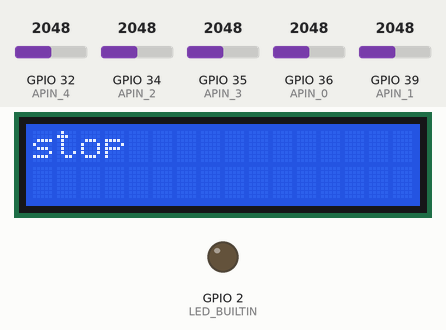
The sketch below on a simulated ESP32. On the bench: 16×2 character LCD, output pins drawn as LEDs (lit = HIGH). The inputs (shaded band) are chosen by the test bench; at power-on: GPIO 32 (APIN_4) = 2048, GPIO 34 (APIN_2) = 2048, GPIO 35 (APIN_3) = 2048, GPIO 36 (APIN_0) = 2048, GPIO 39 (APIN_1) = 2048. WiFi joins after 1.5 s; servers stay silent unless stated; web services answer with replies made up by the test bench; what the sketch prints to the serial monitor is not drawn.

Above: at 7.7 s.
Timing chart, 0 to 9.2 s (numbered marks = the images above):
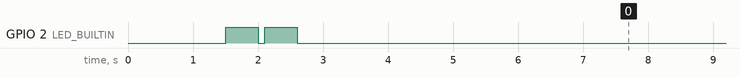

The sketch:

Gloves_Arduino.ino
```cpp
#include <ThingSpeak.h>
#include <WiFi.h>

WiFiClient x;
String val;

#include <WiFi.h>


const char *ssid = "alans";
const char *password = "34567890";
String url1;

const char* host = "api.thingspeak.com";
const char* streamId   = "662Y3U7TZZBLZBIA";
WiFiClient client;

#include <LCD_I2C.h>

LCD_I2C lcd(0x27, 16, 2);


//Analog Input
#define APIN_0 36
#define APIN_1 39
#define APIN_2 34
#define APIN_3 35
#define APIN_4 32

int av0 = 0;
int av1 = 0;
int av2 = 0;
int av3 = 0;
int av4 = 0;


void setup() {


  Serial.begin(115200);

  pinMode(LED_BUILTIN, OUTPUT);
  digitalWrite(LED_BUILTIN, LOW);

  Serial.println();
  Serial.println();
  Serial.print("Connecting to ");
  Serial.println(ssid);

  WiFi.begin(ssid, password);

  while (WiFi.status() != WL_CONNECTED) {
    delay(500);
    Serial.print(".");
  }

  Serial.println("");
  Serial.println("WiFi connected");
  Serial.println("IP address: ");
  Serial.println(WiFi.localIP());

  digitalWrite(LED_BUILTIN, HIGH);
  delay(500);
  digitalWrite(LED_BUILTIN, LOW);
  delay(100);
  digitalWrite(LED_BUILTIN, HIGH);
  delay(500);
  digitalWrite(LED_BUILTIN, LOW);

      lcd.begin(); // If you are using more I2C devices using the Wire library use lcd.begin(false)
                 // this stop the library(LCD_I2C) from calling Wire.begin()
    lcd.backlight();
    ThingSpeak.begin(x);
}

void loop()
{

 for(int i = 0; i<10 ; i= i+1)
 {
  av0 = av0 + analogRead(APIN_0);
  av1 = av1 + analogRead(APIN_1);
  av2 = av2 + analogRead(APIN_2);
  av3 = av3 + analogRead(APIN_3);
  av4 = av4 + analogRead(APIN_4);
  delay(500);
 }
 av0 = av0/10;
  av1 = av1/10;
   av2 = av2/10;
    av3 = av3/10;
     av4 = av4/10;


//
  Serial.print("A0 = "); Serial.print(av0);
  Serial.print(" | A1 = "); Serial.print(av1);
  Serial.print(" | A2 = "); Serial.print(av2);
  Serial.print(" | A3 = "); Serial.print(av3);
  Serial.print(" | A4 = "); Serial.println(av4);

  lcd.clear();

  if (av0 < 1300 && av1 < 1300 && av2 < 1200 && av3 < 1000 && av4 < 1100)
  {

      url1 = "A";
  //    req(url1);
      Serial.println("A");
      lcd.setCursor(0, 0);
      lcd.print("OCR"); // You can make spaces using well... spaces
    delay(500);
      sendvaluetoserver();

    }
    else if (av0 > 1400 && av1 < 1250 && av2 < 1100 && av3 < 950 && av4 < 1100)
    {
      url1 = "B";
   //   req(url1);
   Serial.println("B");
      lcd.setCursor(0, 0);
      lcd.print("Face Rec"); // You can make spaces using well... spaces
    delay(500);
      sendvaluetoserver();

    }
    else if (av0 > 1400 && av1 > 1500 && av2 < 1150 && av3 < 950 && av4 < 1150)
    {
      url1 = "C";
      Serial.println("C");
      lcd.setCursor(0, 0);
      lcd.print("S2T"); // You can make spaces using well... spaces
    delay(500);
      sendvaluetoserver();

    }
    else if (av0 > 1200 && av1 > 1100 && av2 > 1100 && av3 < 950 && av4 < 1150)
    {
      url1 = "D";
   //   req(url1);
      Serial.println("D");
      lcd.setCursor(0, 0);
      lcd.print("My Name Is Alan"); // You can make spaces using well... spaces
      delay(500);
      sendvaluetoserver();

    }
    else if (av0 > 1300 && av1 > 1150 && av2 > 1150 && av3 > 1050 && av4 < 1050)
    {
      url1 = "E";
  //    req(url1);
      Serial.println("E");
          lcd.setCursor(0, 0);
     // lcd.print("direction"); // You can make spaces using well... spaces
    delay(1000);
     // sendvaluetoserver();
 val = ThingSpeak.readStringField(2052308,1,"0WU9G766HF1XP24Q");
 int k= val.length();
 Serial.println(val);
  delay(1000);
  lcd.print(val);
  delay(2000);
    for (int positionCounter = 0; positionCounter < k; positionCounter++) {
    // scroll one position left:
    lcd.scrollDisplayLeft();
    // wait a bit:
    delay(100);
  }

    }
    else if (av0 > 1200 && av1 > 1100 && av2 > 1100 && av3 > 950 && av4 > 950)
    {
      url1 = "S";
   //   req(url1);
      Serial.println("S");
      lcd.setCursor(0, 0);
      lcd.print("stop"); // You can make spaces using well... spaces
      delay(500);
      sendvaluetoserver();

    }
    else if (av0 < 1200 && av1 > 1350 && av2 < 1200 && av3 < 1000 && av4 < 1200)
    {
      url1 = "/move?dir=H";
   //   req(url1);
      Serial.println("H");
      lcd.setCursor(0, 0);
      lcd.print("Hello"); // You can make spaces using well... spaces
      delay(500);
      sendvaluetoserver();

    }
     else if (av0 < 1100 && av1 > 1400 && av2 > 1300 && av3 < 1000 && av4 < 1300)
    {
      url1 = "/move?dir=G";
   //   req(url1);
      Serial.println("G");
      lcd.setCursor(0, 0);
      lcd.print("Good Morning"); // You can make spaces using well... spaces
      delay(500);
      sendvaluetoserver();

    }
    else if (av0 > 1200 && av1 > 1400 && av2 < 1100 && av3 < 1050 && av4 > 1100)
    {
      url1 = "/move?dir=L";
   //   req(url1);
      Serial.println("L");
      lcd.setCursor(0, 0);
      lcd.print("I Love You"); // You can make spaces using well... spaces
      delay(500);
      sendvaluetoserver();

    }

  delay(50);
}

void sendvaluetoserver()
{
  const int httpPort = 80;
  if (!client.connect(host, httpPort)) {
    Serial.println("connection failed");
    return;
  }


  // We now create a URI for the request
  String url = "/update?api_key=";
  url += streamId;
  url += "&field1=";
  url += url1;


  Serial.print("Requesting URL: ");
  Serial.println(url);

  // This will send the request to the server
  client.print(String("GET ") + url + " HTTP/1.1\r\n" +
               "Host: " + host + "\r\n" +
               "Connection: close\r\n\r\n");
  unsigned long timeout = millis();
  while (client.available() == 0) {
    if (millis() - timeout > 5000) {
      Serial.println(">>> Client Timeout !");
      client.stop();
      return;
    }
  }

  // Read all the lines of the reply from server and print them to Serial
  while (client.available()) {
    String line = client.readStringUntil('\r');
    Serial.print(line);
  }
  delay(2000);
}
```
